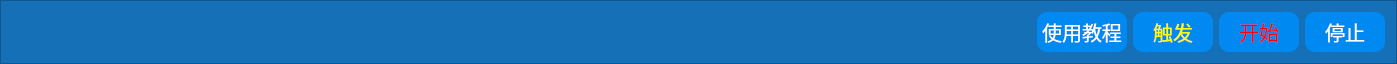
     <widget class="QFrame" name="frame_6">
      <property name="maximumSize">
       <size>
        <width>16777215</width>
        <height>60</height>
       </size>
      </property>
      <property name="styleSheet">
       <string notr="true">QFrame { 
background-color: #1670B7 ; 
}</string>
      </property>
      <property name="frameShape">
       <enum>QFrame::StyledPanel</enum>
      </property>
      <property name="frameShadow">
       <enum>QFrame::Raised</enum>
      </property>
      <layout class="QHBoxLayout" name="horizontalLayout">
       <item>
        <spacer name="horizontalSpacer">
         <property name="orientation">
          <enum>Qt::Horizontal</enum>
         </property>
         <property name="sizeHint" stdset="0">
          <size>
           <width>1025</width>
           <height>20</height>
          </size>
         </property>
        </spacer>
       </item>
       <item>
        <widget class="QPushButton" name="pushButton_4">
         <property name="minimumSize">
          <size>
           <width>90</width>
           <height>40</height>
          </size>
         </property>
         <property name="maximumSize">
          <size>
           <width>90</width>
           <height>40</height>
          </size>
         </property>
         <property name="font">
          <font>
           <pointsize>15</pointsize>
          </font>
         </property>
         <property name="styleSheet">
          <string notr="true">QPushButton {
    background-color:  #0089F0;; /* example blue, adapt as needed */
    border-radius: 10px;       /* adjust for desired corner radius */
    color: white;
    padding: 5px;             /* optional, for spacing around the text */
}
QPushButton:pressed {
    background-color: #005AB3; /* darker when pressed */
}</string>
         </property>
         <property name="text">
          <string>使用教程</string>
         </property>
        </widget>
       </item>
       <item>
        <widget class="QPushButton" name="pushButton">
         <property name="minimumSize">
          <size>
           <width>80</width>
           <height>40</height>
          </size>
         </property>
         <property name="maximumSize">
          <size>
           <width>80</width>
           <height>40</height>
          </size>
         </property>
         <property name="font">
          <font>
           <pointsize>15</pointsize>
          </font>
         </property>
         <property name="styleSheet">
          <string notr="true">QPushButton {
    background-color: #0089F0; /* example blue, adapt as needed */
    border-radius: 10px;       /* adjust for desired corner radius */
    color: yellow;
    padding: 5px;             /* optional, for spacing around the text */
    border: none;             /* remove default border if you like */
}
QPushButton:pressed {
    background-color: #005AB3; /* darker when pressed */
}</string>
         </property>
         <property name="text">
          <string>触发</string>
         </property>
        </widget>
       </item>
       <item>
        <widget class="QPushButton" name="pushButton_2">
         <property name="minimumSize">
          <size>
           <width>80</width>
           <height>40</height>
          </size>
         </property>
         <property name="maximumSize">
          <size>
           <width>80</width>
           <height>40</height>
          </size>
         </property>
         <property name="font">
          <font>
           <pointsize>15</pointsize>
          </font>
         </property>
         <property name="styleSheet">
          <string notr="true">QPushButton {
    background-color: #0089F0; /* example blue, adapt as needed */
    border-radius: 10px;       /* adjust for desired corner radius */
    color: red;
    padding: 5px;             /* optional, for spacing around the text */
    border: none;             /* remove default border if you like */
}
QPushButton:pressed {
    background-color: #005AB3; /* darker when pressed */
}</string>
         </property>
         <property name="text">
          <string>开始</string>
         </property>
        </widget>
       </item>
       <item>
        <widget class="QPushButton" name="pushButton_3">
         <property name="minimumSize">
          <size>
           <width>80</width>
           <height>40</height>
          </size>
         </property>
         <property name="maximumSize">
          <size>
           <width>80</width>
           <height>40</height>
          </size>
         </property>
         <property name="font">
          <font>
           <pointsize>15</pointsize>
          </font>
         </property>
         <property name="styleSheet">
          <string notr="true">QPushButton {
    background-color: #0089F0; /* example blue, adapt as needed */
    border-radius: 10px;       /* adjust for desired corner radius */
    color: white;
    padding: 5px;             /* optional, for spacing around the text */
    border: none;             /* remove default border if you like */
}
QPushButton:pressed {
    background-color: #005AB3; /* darker when pressed */
}</string>
         </property>
         <property name="text">
          <string>停止</string>
         </property>
        </widget>
       </item>
      </layout>
     </widget>
